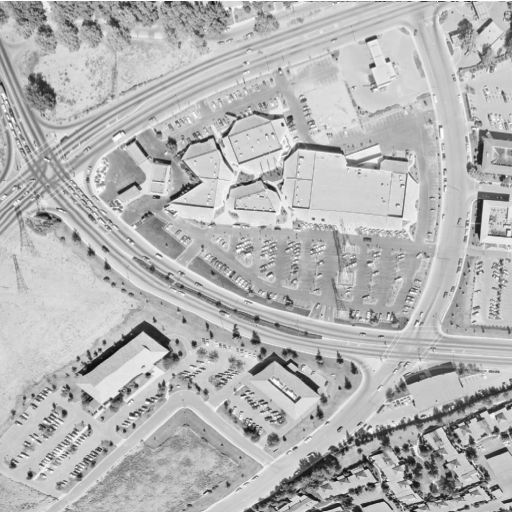
#> input picture used images/5.2.09.jpg, 512 x 512 px, found by its file name
$ python FiltrareMedianaKuwahara.py
#> lines starting #> are read from the running program, lines starting #| are printed output that depends on the picture
# -*- coding: utf-8 -*-
"""
Created on Wed Oct 28 20:54:49 2020

@author: StefanutVlad
"""

import cv2
import numpy as np
import random
import matplotlib.pyplot as plt
import math
from PIL import Image

from scipy.signal import convolve2d

# [4 lines of commented-out code are left out]
path = r"Z:\an4curent\sem1\pni\laboratoare\lab2\Lab02_GST\ImgsTstLab02\5.2.09.jpg"
img = cv2.imread(path)
#> img is the input picture: shape (512, 512, 3); min 0, max 255, mean 180.6
img2 = Image.open(path).convert("L")


#functie afisare
def functieAfisare(img,textImg,textHist):

    #dimensiune panou
#> called with textImg = 'Imaginea originala', textHist = 'Histograma imaginii originale'
    fig = plt.figure(figsize=(15,7))

    #afisare imagine
    im = fig.add_subplot(121)
    im.imshow(img,cmap="gray")

    im.set_xlabel('Lungime[px]')
    im.set_ylabel('Inaltime[px]')
    plt.title(textImg)

    #afisare histograma
    im = fig.add_subplot(122)
    im.hist(img.ravel(),256,[0,256])


    im.set_xlabel('Nivel de gri')
    im.set_ylabel('Frecventa')
    plt.title(textHist)
    plt.show()
#> figure, not shown here; panel 2: tallest bar 15012 high, from x = 211 to 212

    return 1


#functie generare zgomot
def functieZgomot(img):

    #probabilitatea de aparitie
    prob=0.03

    #matricea imaginii cu valori de 0 si format uint8
    output = np.zeros(img.shape,np.uint8)

    cond = 1 - prob

    #parcurgem matricea
    for i in range(img.shape[0]):
        for j in range(img.shape[1]):
            rdn = random.random() # rdn=[0;1]
            if rdn < prob:
                output[i][j] = 0   #pepper
            elif rdn > cond:
                output[i][j] = 255 #salt
            else:
                output[i][j] = img[i][j]
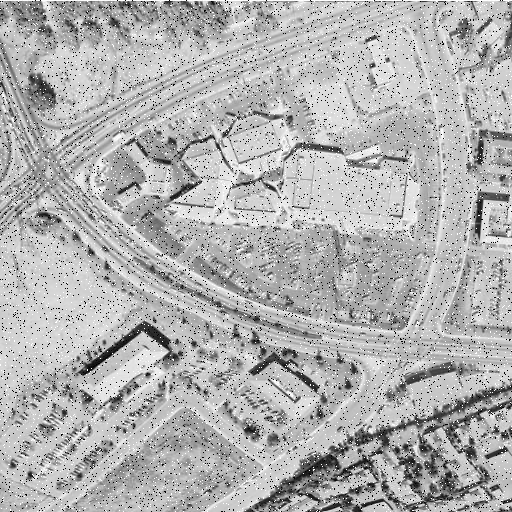
#> output: shape (512, 512); min 0, max 255, mean 177.4
    return output


#functie filtrare mediana
def filtrareMediana(img, dimensFiltru):

    #nr de pixeli care formeaza un contur neagru al ferestrei/directie
#> called with dimensFiltru = 3
    blackPx=dimensFiltru//2 #math.ceil()

    imgFiltrata=[]
    imgFiltrata= np.zeros((len(img),len(img[0])))
#> imgFiltrata: shape (512, 512) float64; every value is 0

    #parcurgem imaginea originala
    for i in range(len(img)):
       for j in range(len(img[0])):
           val=[]
           #verificam daca pixelul se afla in contur
           #parcurgem fereastra
           for z in range(dimensFiltru):
               if i + z - blackPx >= 0 or i + z - blackPx <= len(img) - 1:

                   #Daca fereastra se potriveste
                   for k in range(dimensFiltru):
                         #adaugam pixelii in lista
                         val.append(img[i-1 + z - blackPx][j-1 + k - blackPx])

               #Gasirea valorii mediane:

               #ordonam pixelii crescator
               val.sort()

                #inlocuirea pixelului de interes cu valoarea din mijlocul listei
               imgFiltrata[i][j]= val[len(val) // 2]
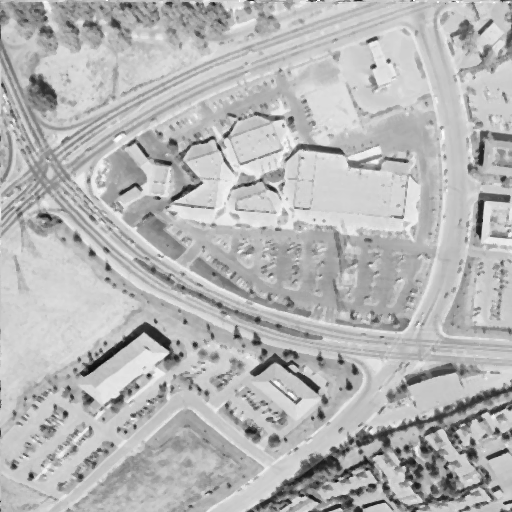
#> imgFiltrata: shape (512, 512) float64; min 13, max 255, mean 181.1
#> call 3 of functieAfisare, with textImg = 'Imagine filtrata Median', textHist = 'Histograma imaginii filtrate Median'
#> in functieAfisare (call 3), `plt.show()`:
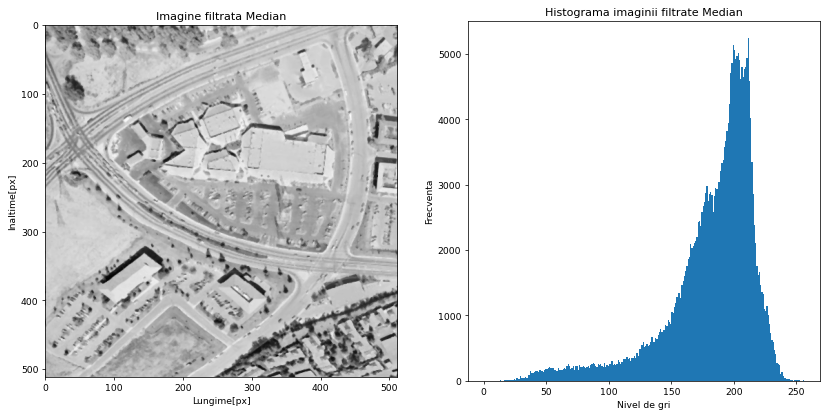
#> figure drawn by matplotlib, 2 panels; panel 2: tallest bar 5239 high, from x = 211 to 212
    return imgFiltrata


def Kuwahara(img, dimensFereastra):
    #citim imaginea in valori float64 pt calcule mai precise
#> called with dimensFereastra = 5
    imgCitita = img.astype(np.float64)

    #verificam dimensiunea ferestrei

    if dimensFereastra%2 ==0:
        raise Exception ("Dimensiune fereastra para. Dimensiune ceruta: impara")

    #Construirea regiunilor

    #linia de inceput a regiunii
    tempRow = np.hstack((np.ones((1,(dimensFereastra-1)//2+1)),np.zeros((1,(dimensFereastra-1)//2)))) # 1 1 1 0 0
    tempRow2 = np.hstack((np.ones((1,(dimensFereastra-1)//2)),np.zeros((1,(dimensFereastra-1)//2+1)))) # 1 1 0 0 0

    #padding
    tempPad = np.zeros((1,dimensFereastra)) # 0 0 0 0 0

    #Copiere linie
    tempKernel = np.tile(tempRow, ((dimensFereastra-1)//2,1)) #tmpavgkerrow de 3 ori
    tempKernel= np.vstack((tempKernel,tempRow2[tempRow2[:,0]<2]))

    #Adaugam padding
    tempKernel = np.vstack((tempKernel, np.tile(tempPad, ((dimensFereastra-1)//2,1)))) #tile => 2x pad .. => verticala: 3xtmpavgkerrow+2xpad

    #media fiecarui element din regiune
    tempKernel = tempKernel/np.sum(tempKernel) #np.sum(tempKernel) = nr elemente regiune

    # tempKernel - regiunea N-W

    # Construim fereastra cu cele 4 regiuni
    avgKernel = np.empty((4,dimensFereastra,dimensFereastra)) # array gol pt cele 4 regiuni

    #Regiuni
    avgKernel[0] = tempKernel			# regiunea N-W (a)
    avgKernel[1] = np.fliplr(tempKernel)	# regiunea N-E (b)
    avgKernel[2] = np.flipud(tempKernel)	# regiunea S-W (c)
    avgKernel[3] = np.fliplr(avgKernel[2])	# Regiunea S-E (d)

    # Initializare patratul imaginii pixel cu pixel


    # Initializare array-uri pentru media regiunilor si deviatii
    medieRegiuni = np.zeros([4, imgCitita.shape[0],imgCitita.shape[1]])
    deviatiiStandard = medieRegiuni.copy()

    # Calcularea mediilor si deviatiilor pentru regiuni
    for k in range(4):
       medieRegiuni[k] = convolve2d(imgCitita, avgKernel[k],mode='same') 	    # media regiuniilor ; same=acelasi tip de date ca argument1
       squaredImg = (imgCitita-medieRegiuni[k])**2
       deviatiiStandard[k] = convolve2d(squaredImg, avgKernel[k], mode='same')  # media patratelor regiuniilor
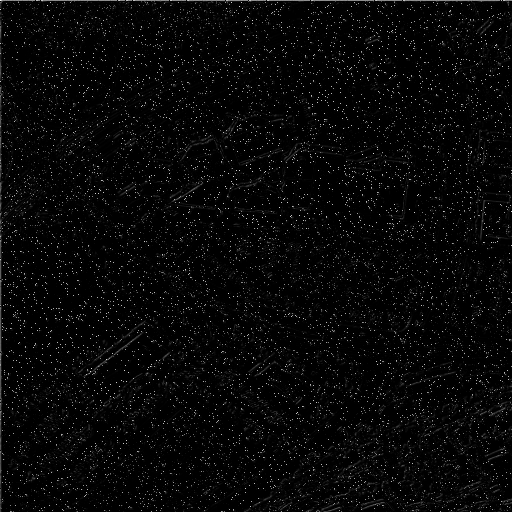
#> squaredImg: shape (512, 512) float64; min 0, max 65025, mean 1934.2; drawn with min black and max white

    index = np.argmin(deviatiiStandard,0) # gasim indexul ferestrei cu deviatia minima
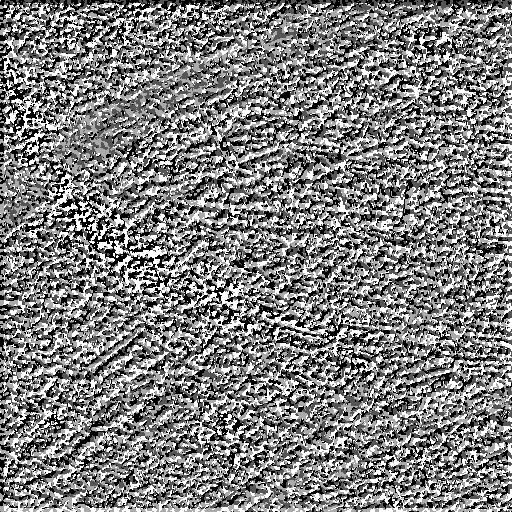
#> index: shape (512, 512) int64; min 0, max 3, mean 1.49; drawn with min black and max white

    # Construirea imaginii filtrate
    filtered = np.zeros(img.shape)
    for row in range(img.shape[0]):
        for col in range(img.shape[1]):
            #formarea imaginii cu noile nivele de gri pt a inlocui valoarea pixelului din img originala
            filtered[row,col] = medieRegiuni[index[row,col], row,col]
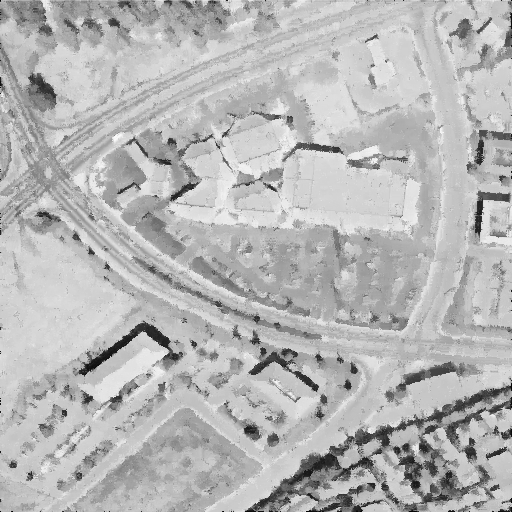
#> filtered: shape (512, 512) float64; min 0, max 250.8, mean 182.6
    return filtered.astype(np.uint8)


functieAfisare(img,'Imaginea originala', 'Histograma imaginii originale')

#aplicare zgomot
imgZgomot=functieZgomot(np.array(img2))
functieAfisare(imgZgomot,'Imaginea afectata de zgomot', 'Histograma imaginii afectate de zgomot')

#filtrare mediana
imagineFiltrata=filtrareMediana(imgZgomot,3)
functieAfisare(imagineFiltrata,'Imagine filtrata Median','Histograma imaginii filtrate Median')

#filtrare kuwahara
imagineKuwahara=Kuwahara(imgZgomot,5)
functieAfisare(imagineKuwahara,'Imagine filtrata Kuwahara','Histograma imaginii filtrate Kuwahara')
#> call 4 of functieAfisare, with textImg = 'Imagine filtrata Kuwahara', textHist = 'Histograma imaginii filtrate Kuwahara'
#> in functieAfisare (call 4), `plt.show()`:
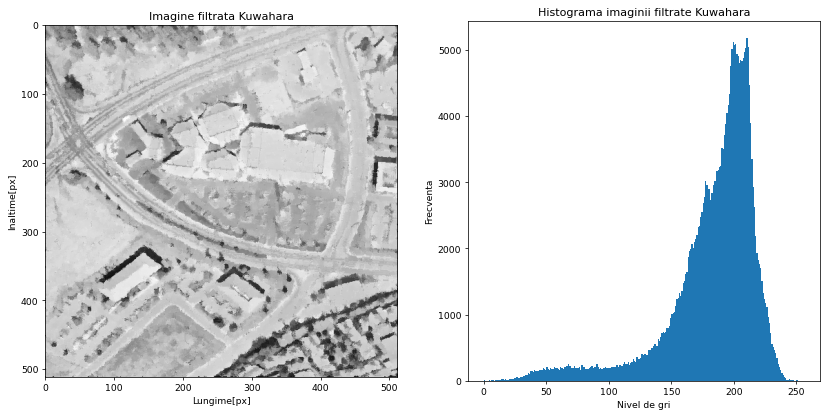
#> figure drawn by matplotlib, 2 panels; panel 2: tallest bar 5178 high, from x = 210 to 211

$ run again, with used images/ZebraWithAttachedShadow.jpg copied over used images/5.2.09.jpg
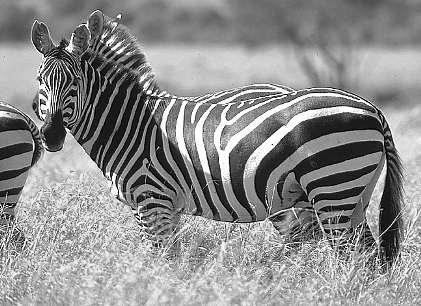
#> input picture used images/ZebraWithAttachedShadow.jpg, 421 x 306 px, found by its file name
#> img is the input picture: shape (306, 421, 3); min 0, max 255, mean 141
#> after the loop in Kuwahara, `for k in range(4):`:
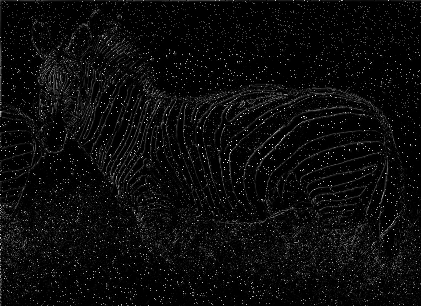
#> squaredImg: shape (306, 421) float64; min 0, max 64262.2, mean 2924.6; drawn with min black and max white
#> in functieAfisare (call 4), `plt.show()`:
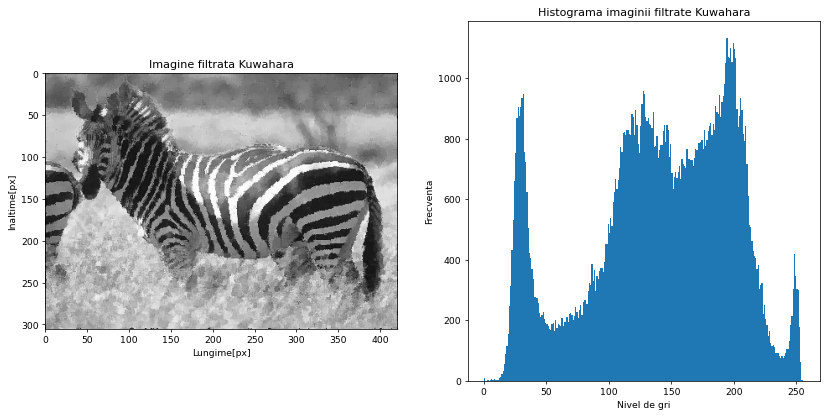
#> figure drawn by matplotlib, 2 panels; panel 2: tallest bar 1131 high, from x = 194 to 195
